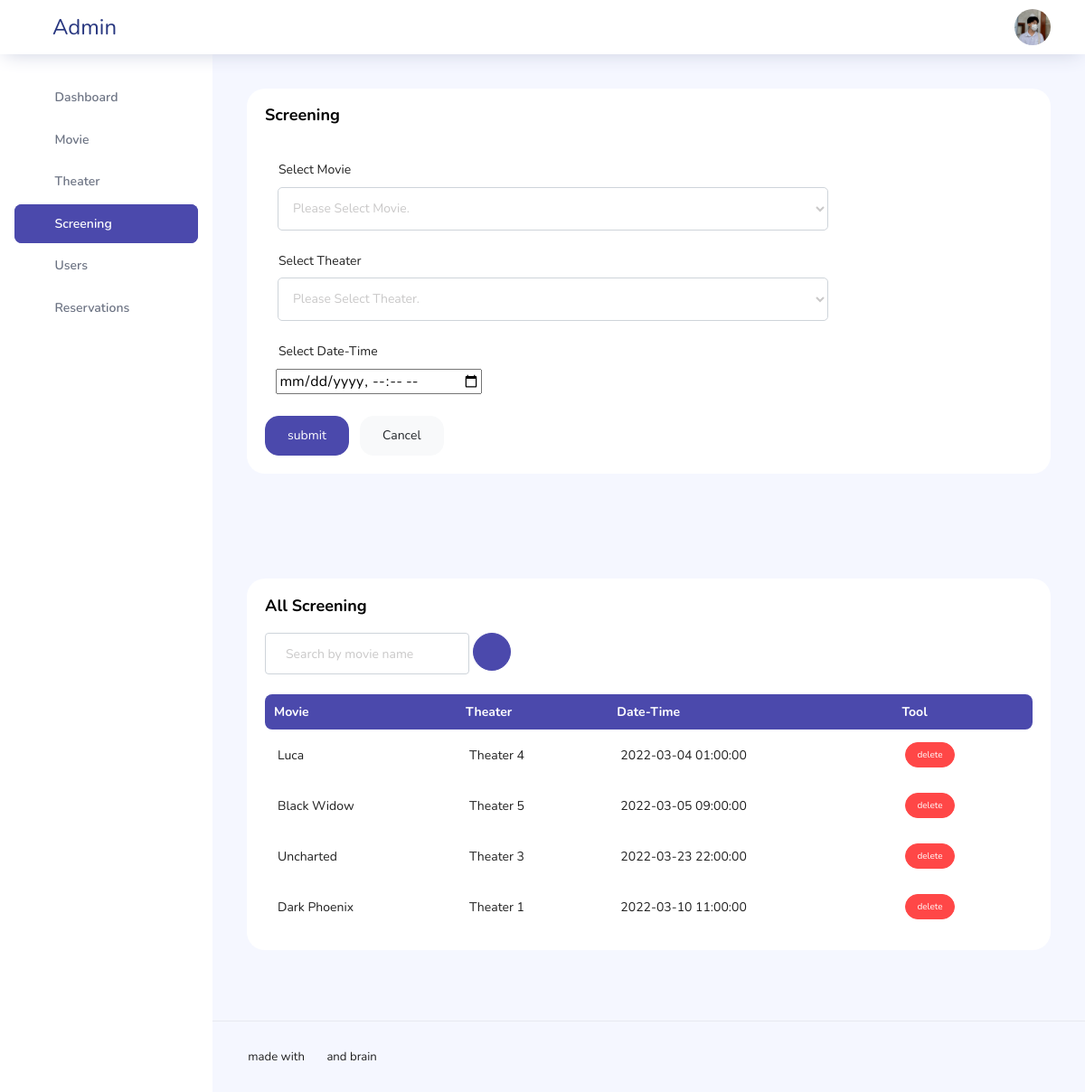
The page /admin/screening.php (signed in) on the database its author committed.
### tables this page shows
CREATE TABLE `show_movie` (
  `id` int NOT NULL,
  `datetime` datetime NOT NULL,
  `movie_id` int NOT NULL,
  `theater_id` int NOT NULL
);

CREATE TABLE `movie` (
  `id` int NOT NULL,
  `name` varchar(100) NOT NULL,
  `description` text NOT NULL,
  `director` varchar(100) NOT NULL,
  `duration` varchar(20) NOT NULL,
  `languages` varchar(100) NOT NULL,
  `price_per_tic` int NOT NULL,
  `trailers` text NOT NULL,
  `category` text NOT NULL,
  `photo` text NOT NULL
);

CREATE TABLE `theater` (
  `id` int NOT NULL,
  `name` varchar(100) NOT NULL,
  `seats_no` int NOT NULL
);

### admin/inc/session.php (called while the page is built, shortened)
<?php
	include 'inc/conn.php';
	$sql = "SELECT * FROM admin WHERE id = '".$_SESSION['admin']."'";
	$query = $conn->query($sql);
	$user = $query->fetch_assoc();
?>

### admin/inc/ScreeningModel.php (the view, shortened to what this page needs)
<div class="content-wrapper">
    <div class="row">
        <div class="col-12 grid-margin stretch-card">
            <div class="card">
                <div class="card-body">
                    <h3 class="card-title">Screening</h3>
                    <br>
                    <form class="forms-sample" action="screeningadd.php" method="post" name="screening">
                        <div class="form-group">
                            <label for="movie_id" class="col-sm-3 control-label">Select Movie</label>
                            <div class="col-sm-9">
                                <select class="form-control" name="movie_id" id="movie_id" required="">
                                    <option value="" selected="" disabled=""> Please Select Movie.</option>
                                </select>
                            </div>
                        </div>
                        <div class="form-group">
                            <label for="theater_id" class="col-sm-3 control-label">Select Theater</label>
                            <div class="col-sm-9">
                                <select class="form-control" name="theater_id" id="theater_id" required="">
                                    <option value="" selected="" disabled=""> Please Select Theater.</option>
                                    <?php
                                    $sql = "SELECT * FROM theater order by id asc ";
                                    ?>
                                </select>
                            </div>
                        </div>
                        <div class="form-group">
                            <label for="datetime" class="col-sm-3 control-label">Select Date-Time</label><br>&nbsp;&nbsp;
                            <input type="datetime-local" id="datetime" name="datetime">
                        </div>
                        <button type="submit" class="btn btn-primary mr-2" name="screening">submit</button>
                        <button class="btn btn-light">Cancel</button>
                    </form>
                </div>
            </div>
        </div>
    </div>
</div>
<div class="content-wrapper">
    <div class="row">
        <div class="col-md-12 grid-margin stretch-card">
            <div class="card">
                <div class="card-body">
                    <p class="card-title">All Screening</p>
                    <?php
                    if (isset($_POST['search'])) {
                        $search = $_POST['search'];
                        $sql = "SELECT show_movie.id,movie.name as mname,theater.name as tname,show_movie.datetime FROM show_movie
                        inner join movie on movie.id = show_movie.movie_id
                        inner join theater on theater.id = show_movie.theater_id
                        WHERE movie.name LIKE '%$search%' order by show_movie.id";
                    } else {
                        $sql = "SELECT show_movie.id,movie.name as mname,theater.name as tname,show_movie.datetime FROM show_movie
                        inner join movie on movie.id = show_movie.movie_id
                        inner join theater on theater.id = show_movie.theater_id $where order by show_movie.id";
                    }
                    $query = $conn->query($sql);
                    ?>
                    <form action="" method="post">
                        <div class="input-group">
                            <div class="form-outline">
                                <input type="search" id="search" name="search" class="form-control" placeholder="Search by movie name" value="<?php echo @$_POST['search']; ?>" />
                            </div> &nbsp;
                            <button type="submit" class="btn btn-primary btn-rounded btn-icon">
                                <i class="ti-search"></i>
                            </button>
                        </div>
                    </form>
                    <br>
                    <div class="row">
                        <div class="col-12">
                            <div class="table-responsive">
                                <table class="display expandable-table" style="width:100%">
                                    <thead>
                                        <tr>
                                            <th>Movie</th>
                                            <th>Theater</th>
                                            <th>Date-Time</th>
                                            <th>Tool</th>
                                        </tr>
                                    </thead>
                                    <tbody>
                                        <?php
                                        while ($row = $query->fetch_assoc()) {
                                            $id = $row['id'];
                                            echo "
                                                    <tr>
                                                    <td>" . $row['mname'] . "</td>
                                                    <td>" . $row['tname'] . "</td>
                                                    <td>" . $row['datetime'] . "</td>
                                                    <td>
                                                    <a href='screeningcheckdel.php?GetID=$id'><input type='button' value='delete' class='btn btn-danger btn-xs delete_data' /></a>
                                                    </td>
                                                    </tr>
                                                ";
                                        }
                                        ?>
                                    </tbody>
                                </table>
                            </div>
                        </div>
                    </div>
                </div>
            </div>
        </div>
    </div>
</div>

### admin/inc/navbar.php (shortened to what this page needs)
<nav class="navbar col-lg-12 col-12 p-0 fixed-top d-flex flex-row">
  <div class="text-center navbar-brand-wrapper d-flex align-items-center justify-content-center">
    <a class="navbar-brand brand-logo mr-5" href="home.php">Admin</a>
  </div>
  <div class="navbar-menu-wrapper d-flex align-items-center justify-content-end">
    <button class="navbar-toggler navbar-toggler align-self-center" type="button" data-toggle="minimize">
      <span class="icon-menu"></span>
    </button>
    <ul class="navbar-nav navbar-nav-right">
      <?php
        $adminphoto = $user['photo'];
      ?>
      <li class="nav-item nav-profile dropdown">
        <a class="nav-link dropdown-toggle" href="#" data-toggle="dropdown" id="profileDropdown">
          <img src="images/admin/<?php echo $adminphoto ?>" alt="profile" />
        </a>
      </li>
    </ul>
  </div>
</nav>

### rows shown on the page
show_movie: movie.name "Luca", theater.name "Theater 4", datetime "2022-03-04 01:00:00"
show_movie: movie.name "Black Widow", theater.name "Theater 5", datetime "2022-03-05 09:00:00"
show_movie: movie.name "Uncharted", theater.name "Theater 3", datetime "2022-03-23 22:00:00"
show_movie: movie.name "Dark Phoenix", theater.name "Theater 1", datetime "2022-03-10 11:00:00"
